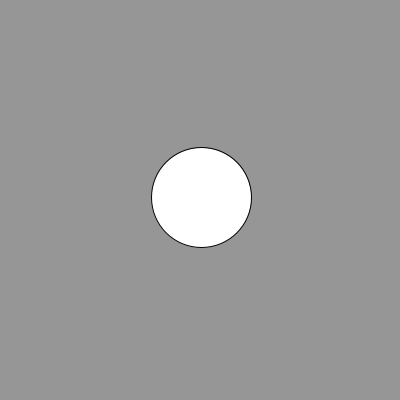
Frame 1 (no input)
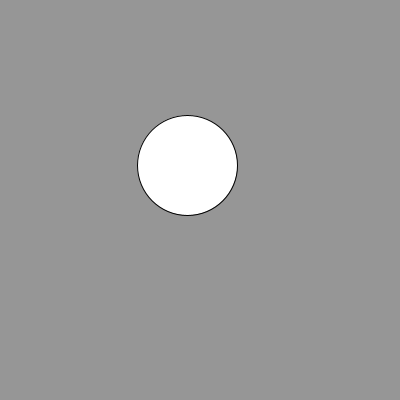
Frame 60 (the mouse pressed at the canvas centre just before this capture)
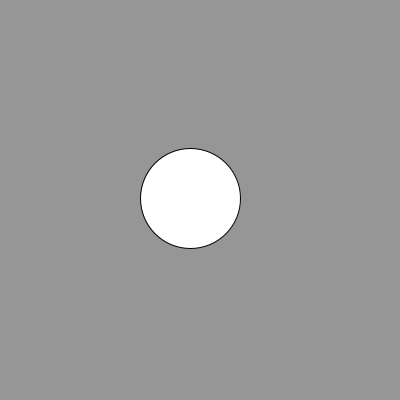
Frame 120 (the mouse held since frame 60 and released just before this capture)

The Processing sketch that drew these frames (run headless with seeded random() and noise(); from frame 60 on, the mouse is pressed at the canvas centre):

// Processing sketch: processing_45805
// ── processing_45805.pde

;float x ;
float y ;
 float speed=4.5 ;

void setup () {
  size (400, 400 ) ;
  smooth () ;

 x= width/2 ;
 y= height/2 ;
}


void draw (){
  background (150 ) ;
 x+=random (-speed, speed ) ;
 y+=random (-speed, speed ) ;
  ellipse (x,y, 100, 100 ) ;
   }
  
